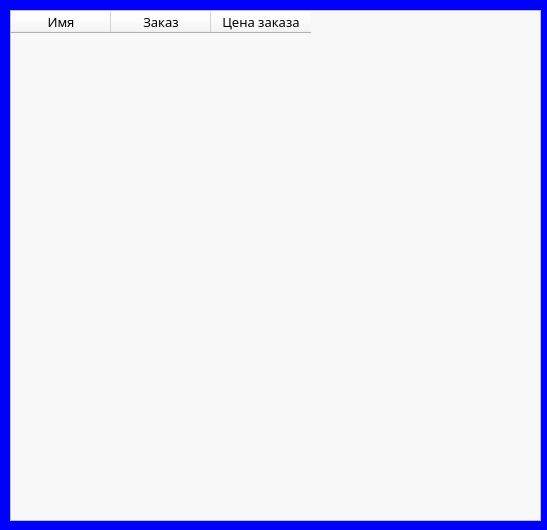
<?xml version="1.0" encoding="UTF-8"?>
<ui version="4.0">
 <class>FullRestHist</class>
 <widget class="QWidget" name="FullRestHist">
  <property name="geometry">
   <rect>
    <x>0</x>
    <y>0</y>
    <width>547</width>
    <height>530</height>
   </rect>
  </property>
  <property name="windowTitle">
   <string>История заказов</string>
  </property>
  <property name="styleSheet">
   <string notr="true">background-color: rgb(0, 0, 255);</string>
  </property>
  <widget class="QTableWidget" name="menu">
   <property name="geometry">
    <rect>
     <x>10</x>
     <y>10</y>
     <width>531</width>
     <height>511</height>
    </rect>
   </property>
   <property name="maximumSize">
    <size>
     <width>531</width>
     <height>511</height>
    </size>
   </property>
   <property name="styleSheet">
    <string notr="true">background-color: rgb(248, 248, 248);</string>
   </property>
   <column>
    <property name="text">
     <string>Имя</string>
    </property>
    <property name="font">
     <font>
      <family>Montserrat Medium</family>
      <pointsize>10</pointsize>
     </font>
    </property>
   </column>
   <column>
    <property name="text">
     <string>Заказ</string>
    </property>
    <property name="font">
     <font>
      <family>Montserrat Medium</family>
      <pointsize>10</pointsize>
     </font>
    </property>
   </column>
   <column>
    <property name="text">
     <string>Цена заказа</string>
    </property>
    <property name="font">
     <font>
      <family>Montserrat Medium</family>
      <pointsize>10</pointsize>
     </font>
    </property>
   </column>
  </widget>
 </widget>
 <resources/>
 <connections/>
</ui>
